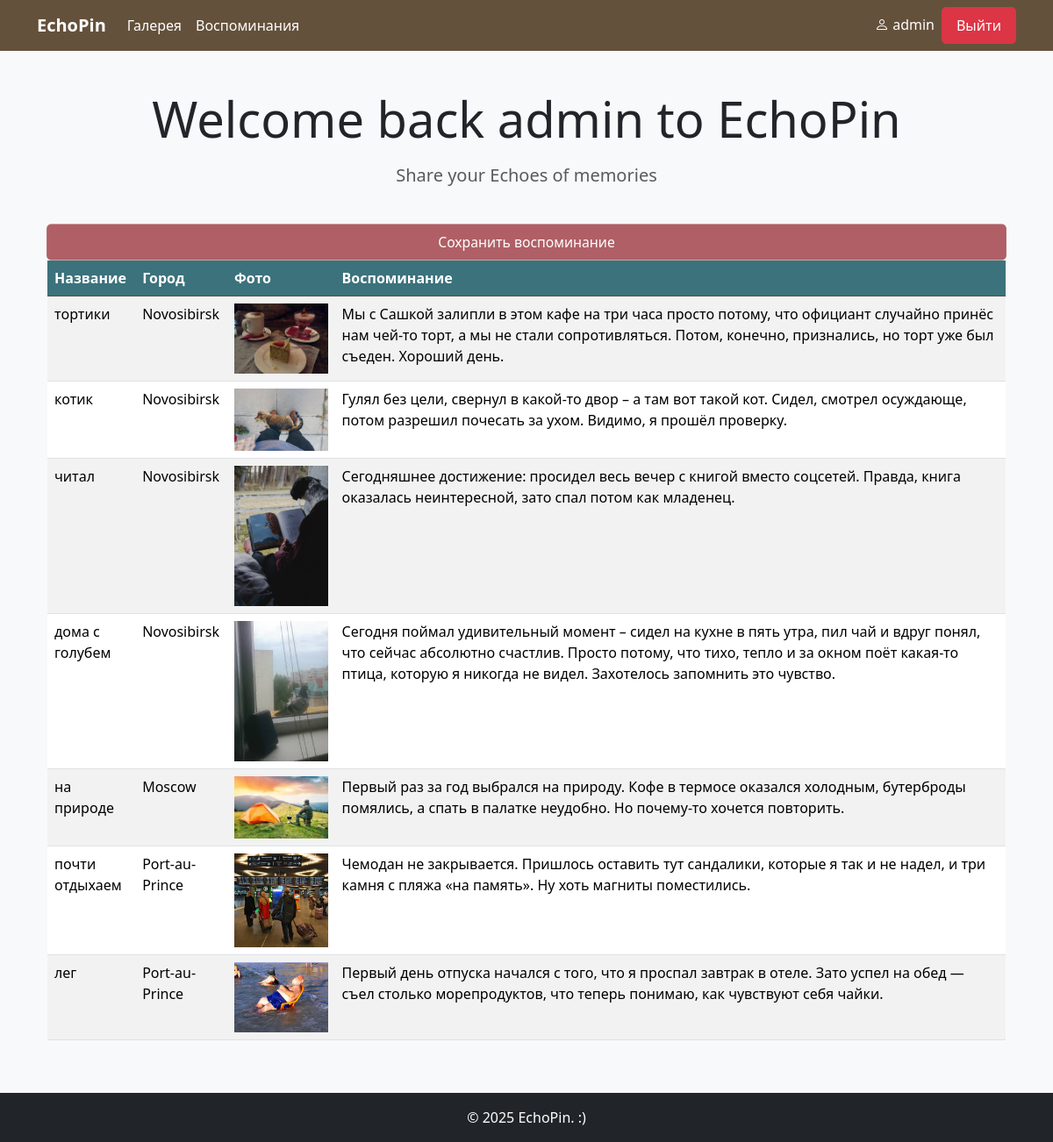
Screenshot of /home/ (signed in) with the database file from the repository.
### memories/models.py (models this page shows, shortened)
class Gallery(models.Model):
    user = models.ForeignKey(User, on_delete=models.CASCADE, related_name='gallery_sessions')
    name = models.CharField(max_length=50)
    gallery_images = models.ImageField(upload_to='images/')
    gps_location = models.CharField(max_length=50)
    city = models.CharField(max_length=50)
    memories = models.CharField(max_length=256)
    date = models.DateField()

### memories/views.py (the view)
# urls.py: 2. Add a URL to urlpatterns:  path('', views.home, name='home')
def home(request):
    images = Gallery.objects.all()
    return render(request, 'memories/home.html', {
        'gallery_images': images,
    })

### memories/templates/memories/home.html (shortened to what this page needs)
{% extends 'memories/base.html' %}
{% load static %}
{% block extra_css %}
<link rel="stylesheet" href="https://cdn.jsdelivr.net/npm/bootstrap-icons@1.11.3/font/bootstrap-icons.min.css">
<link rel="stylesheet" href="{% static 'memories/css/styles.css' %}">
<link rel="stylesheet" href="{% static 'memories/css/chart.css' %}">
{% endblock %}
{% block content %}
<div class="container py-4">
    <div class="row mb-4">
        <div class="col-12">
            <h1 class="display-4 text-center mb-3">Welcome back  {{ user.username }} to EchoPin</h1>
            <p class="lead text-center text-muted">Share your Echoes of memories</p>
        </div>
    </div>
    <div class="row">
        <a class="row btn btn-primary button-color button-save" href="{% url 'gallery_images' %}">Сохранить воспоминание</a>
        <div class="container">
            <table class="table table-striped">
                <thead class="table-dark">
                    <tr>
                        <th>Название</th>
                        <th>Город</th>
                        <th>Фото</th>
                        <th style = "width: 70%;">Воспоминание</th>
                    </tr>
                </thead>
                <tbody>
                    {% for image in gallery_images %}
                    <tr class="station-row"
                        data-location="{{ image.gps_location }}"
                        data-image="{{ image.gallery_images }}"
                        onclick="updateMap(this)">
                        <td>{{ image.name }}</td>
                        <td>{{ image.city }}</td>
                        <td><img src="{{ image.gallery_images.url }}" class="img-responsive " style="width: 100%;"></td>
                        <td>{{ image.memories }}</td>
                    </tr>
                    {% empty %}
                    <tr>
                        <td colspan="6" class="text-center">Пока что пусто</td>
                    </tr>
                    {% endfor %}
                </tbody>
            </table>
        </div>
    </div>
</div>
{% endblock %}

### memories/templates/memories/base.html (shortened to what this page needs)
<!DOCTYPE html>
<html lang="en">
<head>
    <link href="https://cdn.jsdelivr.net/npm/bootstrap@5.3.3/dist/css/bootstrap.min.css" rel="stylesheet">
    {% block extra_css %}{% endblock %}
</head>
<body class="bg-light">
    <nav class="navbar navbar-expand-lg navbar-dark">
        <div class="container">
            <a class="navbar-brand" href="{% url 'memories' %}">EchoPin</a>
            <div class="collapse navbar-collapse" id="navbarNav">
                <ul class="navbar-nav me-auto">
                    <li class="nav-item ">
                        <a class="nav-link" href="{% url 'home' %}">Галерея</a>
                    </li>
                    <li class="nav-item">
                        <a class="nav-link" href="{% url 'memories' %}">Воспоминания</a>
                    </li>
                </ul>
                <ul class="navbar-nav">
                    {% if user.is_authenticated %}
                        <li class="nav-item">
                            <a class="nav-link">
                                <i class="bi bi-person"></i> {{ user.username }}
                            </a>
                        </li>
                        <li class="nav-item">
                            <a class="btn btn-danger" href="{% url 'logout' %}">Выйти</a>
                        </li>
                    {% endif %}
                </ul>
            </div>
        </div>
    </nav>
    <div class="content-container">
        <div class="container">
            {% block content %}{% endblock %}
        </div>
    </div>
    <footer class="bg-dark text-white text-center py-3">
        <div class="container">
            <p class="mb-0">&copy; 2025 EchoPin. :) </p>
        </div>
    </footer>
</body>
</html>

### memories/static/memories/css/styles.css (style rules this page uses)
.btn { transition: all 0.2s; }

### memories/templates/memories/base.html (style rules this page uses)
.navbar-brand { font-weight: bold; }
.btn { border-radius: 5px; padding: 8px 16px; }
.content-container { min-height: calc(100vh - 120px); padding: 20px 0; }
.button-save { scale: 98%; }
.btn-primary { --bs-btn-border-color: #B05F66; --bs-btn-active-bg: #9e4f56; --bs-btn-active-border-color: #9e4f56; }
.nav-link { color: #fff; }
.navbar-dark { background-color: #64513B; }
.button-color { background-color: #B05F66; }
.table-dark { --bs-table-bg: #3B727C; }

### memories/templates/memories/home.html (style rules this page uses)
.row { display: flex; flex-direction:column; align-items: center; }

### rows the page displays
Gallery: name "тортики", city "Novosibirsk", gallery_images (picture), memories "Мы с Сашкой залипли в этом кафе на три часа просто потому, что официант случайно принёс нам чей-то торт, а мы не стали сопротивляться. Потом, конечно, признались, но торт уже был съеден. Хороший день."
Gallery: name "котик", city "Novosibirsk", gallery_images (picture), memories "Гулял без цели, свернул в какой-то двор – а там вот такой кот. Сидел, смотрел осуждающе, потом разрешил почесать за ухом. Видимо, я прошёл проверку."
Gallery: name "читал", city "Novosibirsk", gallery_images (picture), memories "Сегодняшнее достижение: просидел весь вечер с книгой вместо соцсетей. Правда, книга оказалась неинтересной, зато спал потом как младенец."
Gallery: name "дома с голубем", city "Novosibirsk", gallery_images (picture), memories "Сегодня поймал удивительный момент – сидел на кухне в пять утра, пил чай и вдруг понял, что сейчас абсолютно счастлив. Просто потому, что тихо, тепло и за окном поёт какая-то птица, которую я никогда не видел. Захотелось запомнить это чувство."
Gallery: name "на природе", city "Moscow", gallery_images (picture), memories "Первый раз за год выбрался на природу. Кофе в термосе оказался холодным, бутерброды помялись, а спать в палатке неудобно. Но почему-то хочется повторить."
Gallery: name "почти отдыхаем", city "Port-au-Prince", gallery_images (picture), memories "Чемодан не закрывается. Пришлось оставить тут сандалики, которые я так и не надел, и три камня с пляжа «на память». Ну хоть магниты поместились."
Gallery: name "лег", city "Port-au-Prince", gallery_images (picture), memories "Первый день отпуска начался с того, что я проспал завтрак в отеле. Зато успел на обед — съел столько морепродуктов, что теперь понимаю, как чувствуют себя чайки."

### other values shown
{{ user.username }} "admin"
